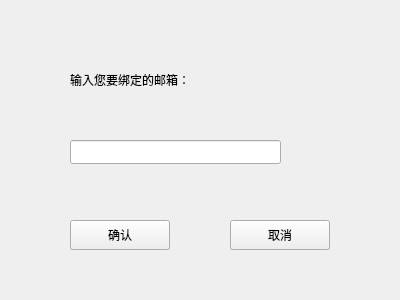
<?xml version="1.0" encoding="UTF-8"?>
<ui version="4.0">
 <class>setmail</class>
 <widget class="QWidget" name="setmail">
  <property name="geometry">
   <rect>
    <x>0</x>
    <y>0</y>
    <width>400</width>
    <height>300</height>
   </rect>
  </property>
  <property name="windowTitle">
   <string>Form</string>
  </property>
  <widget class="QPushButton" name="ok">
   <property name="geometry">
    <rect>
     <x>70</x>
     <y>220</y>
     <width>100</width>
     <height>30</height>
    </rect>
   </property>
   <property name="text">
    <string>确认</string>
   </property>
  </widget>
  <widget class="QLineEdit" name="inputmail">
   <property name="geometry">
    <rect>
     <x>70</x>
     <y>140</y>
     <width>211</width>
     <height>24</height>
    </rect>
   </property>
  </widget>
  <widget class="QPushButton" name="cancel">
   <property name="geometry">
    <rect>
     <x>230</x>
     <y>220</y>
     <width>100</width>
     <height>30</height>
    </rect>
   </property>
   <property name="text">
    <string>取消</string>
   </property>
  </widget>
  <widget class="QLabel" name="label">
   <property name="geometry">
    <rect>
     <x>70</x>
     <y>70</y>
     <width>141</width>
     <height>20</height>
    </rect>
   </property>
   <property name="text">
    <string>输入您要绑定的邮箱：</string>
   </property>
  </widget>
 </widget>
 <resources/>
 <connections/>
</ui>
